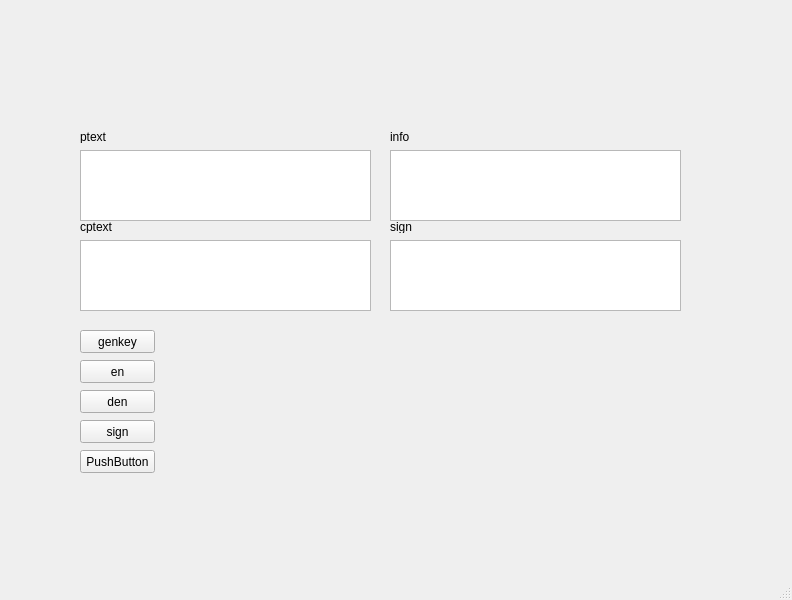
<?xml version="1.0" encoding="UTF-8"?>
<ui version="4.0">
 <class>MainWindow</class>
 <widget class="QMainWindow" name="MainWindow">
  <property name="geometry">
   <rect>
    <x>0</x>
    <y>0</y>
    <width>792</width>
    <height>600</height>
   </rect>
  </property>
  <property name="windowTitle">
   <string>MainWindow</string>
  </property>
  <widget class="QWidget" name="centralwidget">
   <widget class="QTextEdit" name="plain">
    <property name="geometry">
     <rect>
      <x>80</x>
      <y>150</y>
      <width>291</width>
      <height>71</height>
     </rect>
    </property>
   </widget>
   <widget class="QTextEdit" name="cptext">
    <property name="geometry">
     <rect>
      <x>80</x>
      <y>240</y>
      <width>291</width>
      <height>71</height>
     </rect>
    </property>
   </widget>
   <widget class="QTextEdit" name="txt_info">
    <property name="geometry">
     <rect>
      <x>390</x>
      <y>150</y>
      <width>291</width>
      <height>71</height>
     </rect>
    </property>
   </widget>
   <widget class="QTextEdit" name="txt_sign">
    <property name="geometry">
     <rect>
      <x>390</x>
      <y>240</y>
      <width>291</width>
      <height>71</height>
     </rect>
    </property>
   </widget>
   <widget class="QLabel" name="label">
    <property name="geometry">
     <rect>
      <x>80</x>
      <y>130</y>
      <width>47</width>
      <height>13</height>
     </rect>
    </property>
    <property name="text">
     <string>ptext</string>
    </property>
   </widget>
   <widget class="QLabel" name="cc">
    <property name="geometry">
     <rect>
      <x>80</x>
      <y>220</y>
      <width>47</width>
      <height>13</height>
     </rect>
    </property>
    <property name="text">
     <string>cptext</string>
    </property>
   </widget>
   <widget class="QLabel" name="label_3">
    <property name="geometry">
     <rect>
      <x>390</x>
      <y>130</y>
      <width>47</width>
      <height>13</height>
     </rect>
    </property>
    <property name="text">
     <string>info</string>
    </property>
   </widget>
   <widget class="QLabel" name="label_4">
    <property name="geometry">
     <rect>
      <x>390</x>
      <y>220</y>
      <width>47</width>
      <height>13</height>
     </rect>
    </property>
    <property name="text">
     <string>sign</string>
    </property>
   </widget>
   <widget class="QPushButton" name="btn_gen_keys">
    <property name="geometry">
     <rect>
      <x>80</x>
      <y>330</y>
      <width>75</width>
      <height>23</height>
     </rect>
    </property>
    <property name="text">
     <string>genkey</string>
    </property>
   </widget>
   <widget class="QPushButton" name="en">
    <property name="geometry">
     <rect>
      <x>80</x>
      <y>360</y>
      <width>75</width>
      <height>23</height>
     </rect>
    </property>
    <property name="text">
     <string>en</string>
    </property>
   </widget>
   <widget class="QPushButton" name="den">
    <property name="geometry">
     <rect>
      <x>80</x>
      <y>390</y>
      <width>75</width>
      <height>23</height>
     </rect>
    </property>
    <property name="text">
     <string>den</string>
    </property>
   </widget>
   <widget class="QPushButton" name="btn_sign">
    <property name="geometry">
     <rect>
      <x>80</x>
      <y>420</y>
      <width>75</width>
      <height>23</height>
     </rect>
    </property>
    <property name="text">
     <string>sign</string>
    </property>
   </widget>
   <widget class="QPushButton" name="btn_verify">
    <property name="geometry">
     <rect>
      <x>80</x>
      <y>450</y>
      <width>75</width>
      <height>23</height>
     </rect>
    </property>
    <property name="text">
     <string>PushButton</string>
    </property>
   </widget>
  </widget>
  <widget class="QMenuBar" name="menubar">
   <property name="geometry">
    <rect>
     <x>0</x>
     <y>0</y>
     <width>792</width>
     <height>21</height>
    </rect>
   </property>
  </widget>
  <widget class="QStatusBar" name="statusbar"/>
 </widget>
 <resources/>
 <connections/>
</ui>
